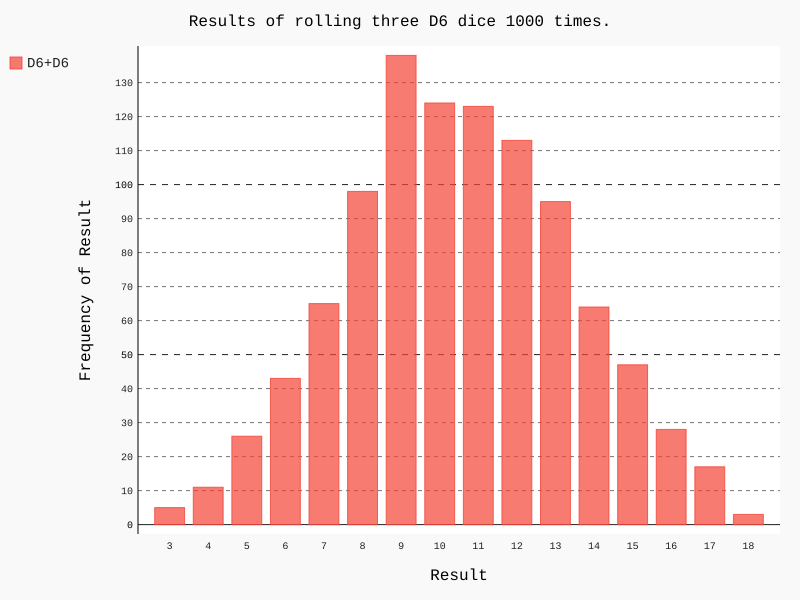

The script that drew this image:
# -*- coding: utf-8 -*-
"""
Created on Fri Jun 15 22:26:15 2018

@author: Ju-Un Park
"""
# Exercise : Create a visualization that shows what happens when you roll three D6 dice.

import pygal
from die import Die

# Create two D6 dice.
die_1 = Die()
die_2 = Die()
die_3 = Die()

# Make some rolls, and store results in a list.
results = []
for roll_num in range(1000):
    result = die_1.roll() + die_2.roll() + die_3.roll()
    results.append(result)
    
# Analyze the results.
frequencies = []
max_result = die_1.num_sides + die_2.num_sides + die_3.num_sides
for value in range(3, max_result+1):
    frequency = results.count(value)
    frequencies.append(frequency)
    
# Visualize the results.
hist = pygal.Bar()

hist.title = "Results of rolling three D6 dice 1000 times."
hist.x_labels = [str(i) for i in range(3, max_result+1)]
hist.x_title = "Result"
hist.y_title = "Frequency of Result"

hist.add('D6+D6', frequencies) # ADD results in histogram
hist.render_to_file('three_dice_visual.svg')
